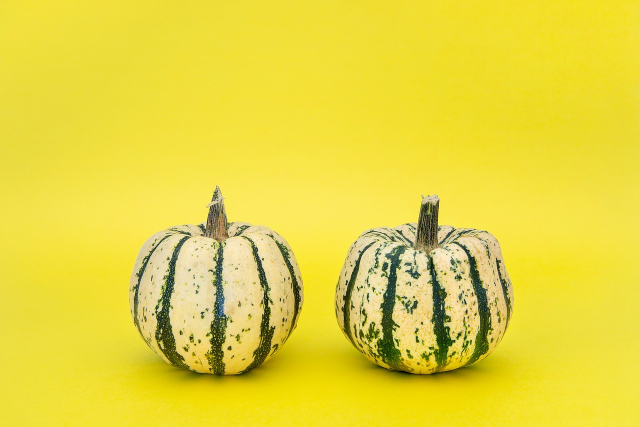
#> input picture Semana_09_Fundamentos_Vision_Computador/semana_09_5_segmentacion_formas/python/imagen.jpg, 1280 x 853 px (shown at 1/2 size)
$ jupyter execute main.ipynb
#> lines starting #> are read from the running program, lines starting #| are printed output that depends on the picture; after the words box and inside, x2 and y2 are one past the last pixel; in counts of white or black regions, pixels touching at a corner belong together; long printed decimals are rounded
[cell 1]
import cv2
import numpy as np
import matplotlib.pyplot as plt

# =========================================================
# CARGAR IMAGEN
# =========================================================

imagen = cv2.imread("imagen.jpg")
#> imagen is the input picture: shape (853, 1280, 3); mean B, G, R 61.6, 213.8, 230.3

if imagen is None:
    raise Exception("No se pudo cargar la imagen")

# Imagen original RGB
imagen_rgb = cv2.cvtColor(imagen, cv2.COLOR_BGR2RGB)

# =========================================================
# ESCALA DE GRISES
# =========================================================

gris = cv2.cvtColor(imagen, cv2.COLOR_BGR2GRAY)
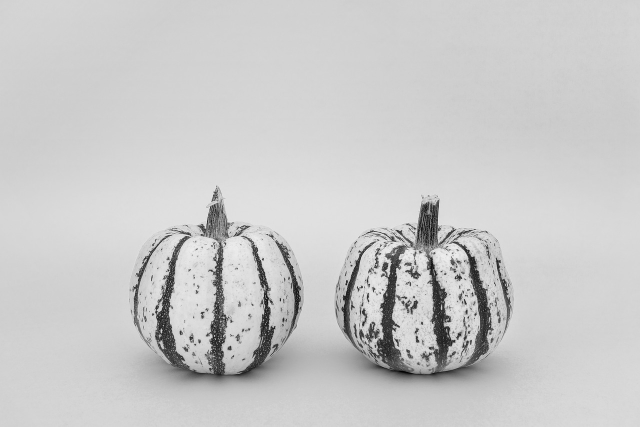
#> gris: shape (853, 1280) (shown at 1/2 size); min 1, max 252, mean 201.4

# =========================================================
# SUAVIZADO
# =========================================================

blur = cv2.GaussianBlur(
    gris,
    (5, 5),
    0
)

# =========================================================
# UMBRAL FIJO
# =========================================================

_, umbral_fijo = cv2.threshold(
    blur,
    170,
    255,
    cv2.THRESH_BINARY_INV
)
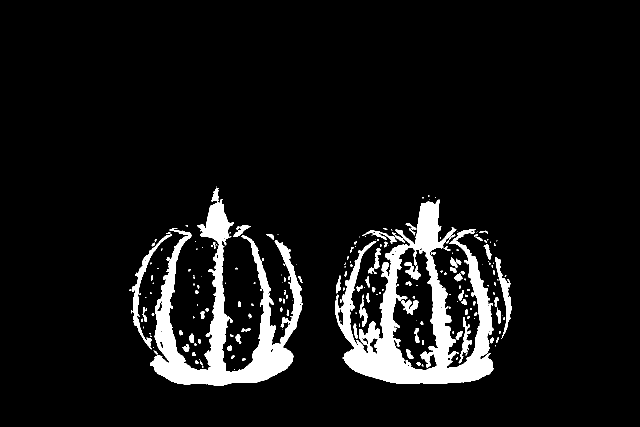
#> umbral_fijo: shape (853, 1280) (shown at 1/2 size); 7.9% white; 224 white regions (121 under 20 px), largest, box (x1, y1, x2, y2) and area: (670, 399, 988, 768) 39393, (300, 398, 605, 771) 33068, (263, 469, 344, 699) 2055

# =========================================================
# UMBRAL ADAPTATIVO
# =========================================================

umbral_adaptativo = cv2.adaptiveThreshold(
    blur,
    255,
    cv2.ADAPTIVE_THRESH_GAUSSIAN_C,
    cv2.THRESH_BINARY_INV,
    31,
    8
)
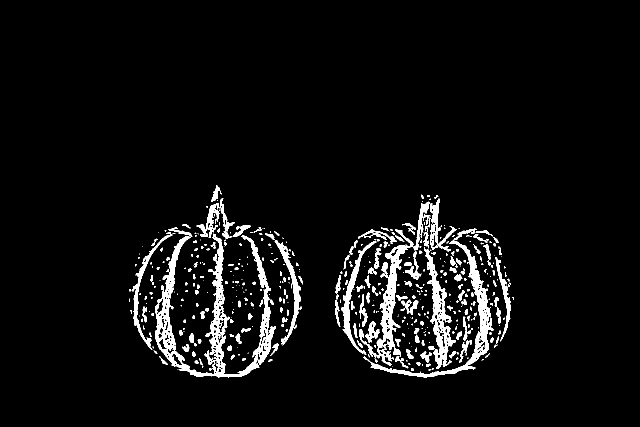
#> umbral_adaptativo: shape (853, 1280) (shown at 1/2 size); 5.1% white; 495 white regions (273 under 20 px), largest, box (x1, y1, x2, y2) and area: (310, 467, 551, 755) 13242, (718, 403, 859, 732) 6169, (727, 457, 987, 755) 5809

# =========================================================
# LIMPIEZA MORFOLOGICA
# =========================================================

kernel = np.ones((5,5), np.uint8)

mascara = cv2.morphologyEx(
    umbral_adaptativo,
    cv2.MORPH_CLOSE,
    kernel,
    iterations=2
)
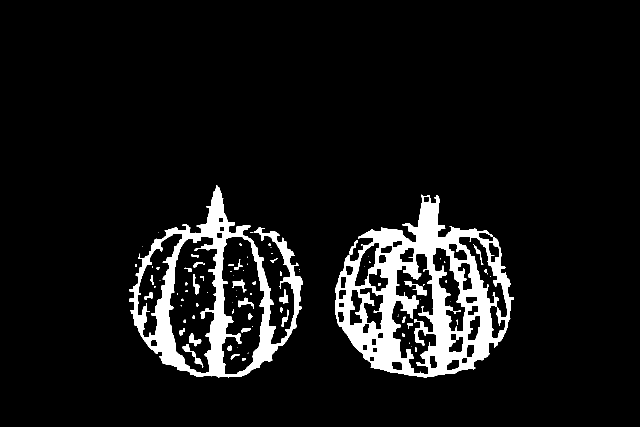
#> mascara: shape (853, 1280) (shown at 1/2 size); 7.9% white; 91 white regions (48 under 20 px), largest, box (x1, y1, x2, y2) and area: (670, 389, 1027, 755) 50694, (258, 371, 606, 755) 31593, (809, 562, 854, 591) 423

mascara = cv2.morphologyEx(
    mascara,
    cv2.MORPH_OPEN,
    kernel,
    iterations=1
)
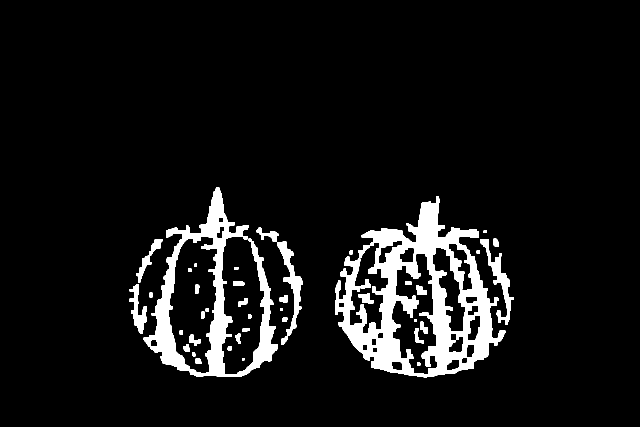
#> mascara: shape (853, 1280) (shown at 1/2 size); 7.5% white; 43 white regions

# =========================================================
# DETECCION DE CONTORNOS
# =========================================================

contornos, _ = cv2.findContours(
    mascara,
    cv2.RETR_EXTERNAL,
    cv2.CHAIN_APPROX_SIMPLE
)
#> contornos = 27 contours, 1 with area under 20; largest, box (x1, y1, x2, y2) and area: (670, 392, 1011, 755) 68258, (287, 374, 556, 754) 43131, (554, 483, 606, 672) 2434, (961, 478, 1027, 650) 2198, (259, 569, 294, 668) 1296

# Copia para dibujar
resultado = imagen_rgb.copy()

# =========================================================
# METRICAS
# =========================================================

areas = []
perimetros = []

# =========================================================
# RECORRER CONTORNOS
# =========================================================

for contorno in contornos:

    area = cv2.contourArea(contorno)

    # Ignorar ruido
    if area < 5000:
        continue

    perimetro = cv2.arcLength(contorno, True)

    areas.append(area)
    perimetros.append(perimetro)

    # =====================================================
    # DIBUJAR CONTORNO
    # =====================================================

    cv2.drawContours(
        resultado,
        [contorno],
        -1,
        (0, 255, 0),
        3
    )

    # =====================================================
    # CENTRO DE MASA
    # =====================================================

    momentos = cv2.moments(contorno)

    if momentos["m00"] != 0:

        cx = int(momentos["m10"] / momentos["m00"])
        cy = int(momentos["m01"] / momentos["m00"])

        cv2.circle(
            resultado,
            (cx, cy),
            8,
            (255, 0, 0),
            -1
        )

        cv2.putText(
            resultado,
            f"({cx},{cy})",
            (cx + 10, cy),
            cv2.FONT_HERSHEY_SIMPLEX,
            0.5,
            (255, 0, 0),
            2
        )

    # =====================================================
    # BOUNDING BOX
    # =====================================================

    x, y, w, h = cv2.boundingRect(contorno)

    cv2.rectangle(
        resultado,
        (x, y),
        (x+w, y+h),
        (255, 255, 0),
        3
    )
#> this loop made 27 passes
#> (area, perimetro, cx, cy, x, y, w, h) on passes 26 to 27: (68258, 2741.3, 845, 604, 670, 392, 341, 363), (43131, 2234.4, 405, 602, 287, 374, 269, 380)
#> area on passes 2 to 7: 56.5, 129.5, 122.5, 79.5, 73, 50.5
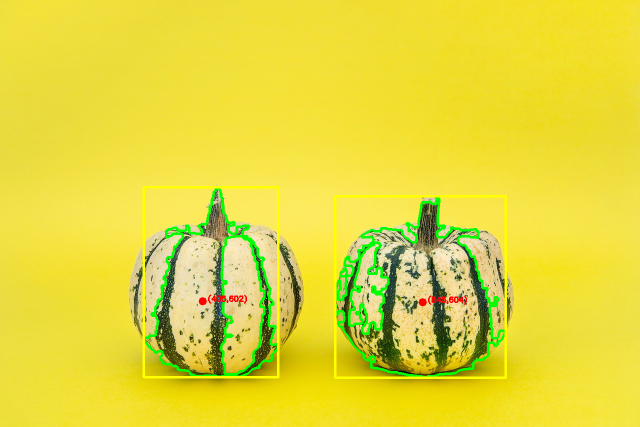
#> resultado: shape (853, 1280, 3) (shown at 1/2 size); mean R, G, B 227.7, 216.2, 59
#> after the loop, areas = [68258, 43131]; perimetros = [2741.3, 2234.4]

# =========================================================
# METRICAS FINALES
# =========================================================

numero_formas = len(areas)
#> numero_formas = 2

area_promedio = (
    np.mean(areas)
    if len(areas) > 0 else 0
)
#> area_promedio = 55694.5

perimetro_promedio = (
    np.mean(perimetros)
    if len(perimetros) > 0 else 0
)
#> perimetro_promedio = 2487.9

print("================================")
print("Numero de formas detectadas:", numero_formas)
#| Numero de formas detectadas: 2
print("Area promedio:", area_promedio)
#| Area promedio: 55694.5
print("Perimetro promedio:", perimetro_promedio)
#| Perimetro promedio: 2487.886
print("================================")

# =========================================================
# VISUALIZACION
# =========================================================

fig, axes = plt.subplots(1, 5, figsize=(24,6))

axes[0].imshow(imagen_rgb)
axes[0].set_title("Original")
axes[0].axis("off")

axes[1].imshow(gris, cmap='gray')
axes[1].set_title("Escala de Grises")
axes[1].axis("off")

axes[2].imshow(umbral_fijo, cmap='gray')
axes[2].set_title("Umbral Fijo")
axes[2].axis("off")

axes[3].imshow(mascara, cmap='gray')
axes[3].set_title("Umbral Adaptativo")
axes[3].axis("off")

axes[4].imshow(resultado)
axes[4].set_title("Contornos Detectados")
axes[4].axis("off")

plt.tight_layout()
plt.show()
